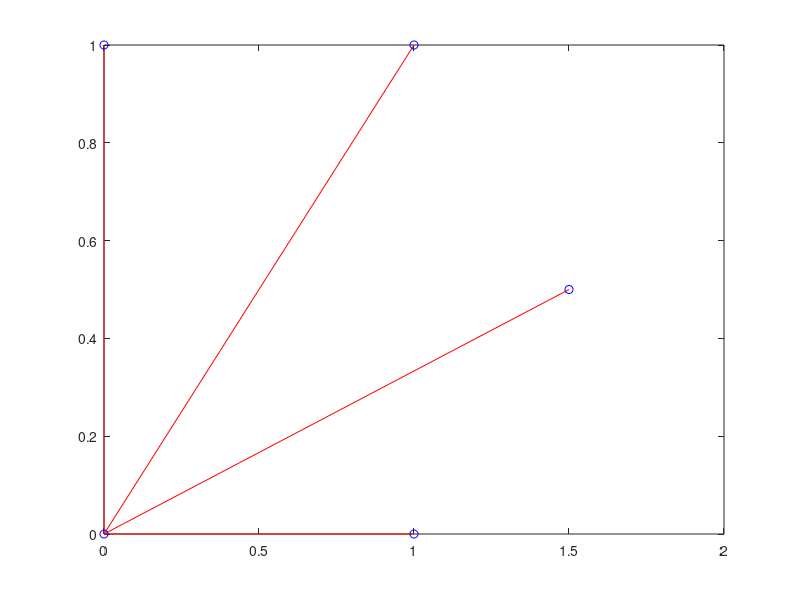

MATLAB code to generate this figure:
%REVISARLO:fep ago/11/04



a=[01101;...
   10101;...
   11011;...
   00101;... 
   11110];

xy=[0 0;0 1;1 1;1.5 .5;1 0];
gplot(a,xy,'r')
hold on

plot(0,0,'ob',0,1,'ob',1,1,'ob',1.5,.5,'ob',1,0,'ob')
;[]